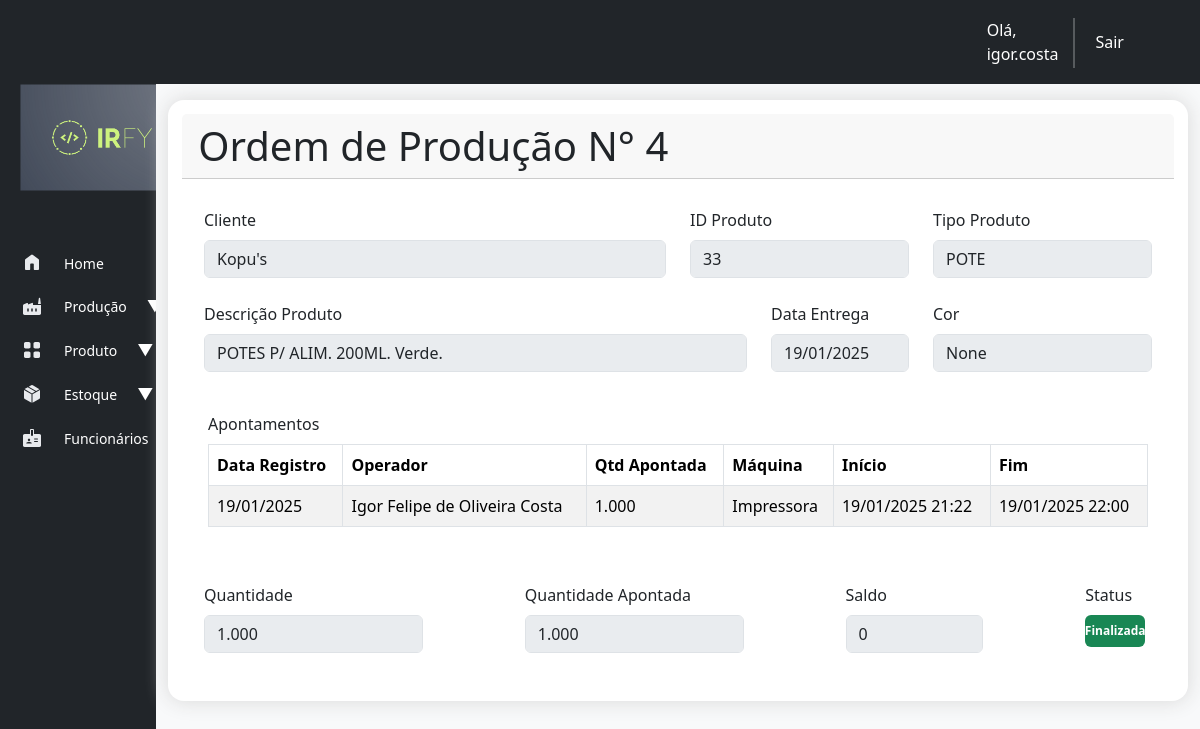
Page /producao/ordem_producao/4/ (signed in) on the committed database.
### producao/models.py (models this page shows, shortened)
class OrdemProducao(models.Model):
    STATUS_CHOICES = [
        ('pendente', 'Pendente'),
        ('em_producao', 'Em Produção'),
        ('finalizada', 'Finalizada'),
    ]
    produto = models.ForeignKey(Produto, on_delete=models.CASCADE)
    quantidade = models.FloatField()
    quantidade_produzida = models.FloatField(default=0)
    saldo_op = models.FloatField(blank=True, null=True)
    data_criacao = models.DateTimeField(auto_now_add=True)
    data_previsao = models.DateField()
    status = models.CharField(max_length=20, choices=STATUS_CHOICES, default='pendente')
    is_estoque = models.BooleanField(default=0)
    data_fabricacao = models.DateField(null=True)
    lote = models.CharField(max_length=10, null=True)
    class Meta:
        verbose_name_plural = 'ordens_de_producao'

class ApontamentoProducao(models.Model):
    ordem_producao = models.ForeignKey(OrdemProducao, on_delete=models.CASCADE)
    quantidade_produzida = models.IntegerField()
    maquina = models.ForeignKey(Maquina, on_delete=models.CASCADE)
    funcionario_apontamento = models.ForeignKey(Funcionario, on_delete=models.CASCADE, default=1)
    inicio_producao = models.DateTimeField()
    fim_producao = models.DateTimeField()
    data_input_apontamento = models.DateTimeField(auto_now_add=True)
    class Meta:
        verbose_name_plural = 'Apontamentos'

class Maquina(models.Model):
    STATUS_CHOICES = [
        ('ativo', 'Ativo'),
        ('inativo', 'Inativo'),
    ]
    nome = models.CharField(max_length=255)
    codigo = models.CharField(max_length=50, unique=True)
    observacao = models.CharField(max_length=300, blank=True, null=True)
    capacidade_producao = models.DecimalField(max_digits=10, decimal_places=2)
    em_manutencao = models.BooleanField(default=False)
    status = models.CharField(max_length=7, choices=STATUS_CHOICES, default="ativo")
    date_added = models.DateTimeField(auto_now_add=True)
    def __str__(self):
        return self.nome

### cadastro/models.py (models this page shows)
class Produto(models.Model):
    TIPO_PRODUTO = [
        ('TAMPA', 'Tampa'),
        ('COPO', 'Copo'),
        ('POTE', 'Pote'),
        ('BANDEJA', 'Bandeja'),
        ('PRATO', 'Prato'),
        ('KIT POTE', 'Kit Pote'),
    ]
    STATUS_PRODUTO = [
        ('ativo', 'Ativo'),
        ('inativo', 'Inativo'),
    ]
    cliente = models.ForeignKey(Cliente, on_delete=models.CASCADE)
    tipo = models.CharField(max_length=10, choices=TIPO_PRODUTO, null=True)
    codigo = models.CharField(max_length=50, unique=True)
    descricao = models.TextField(blank=True, null=True)
    material = models.CharField(max_length=100, null=True, blank=True)
    peso = models.DecimalField(max_digits=10, decimal_places=2, null=True)
    volume = models.IntegerField(null=True)
    cor = models.CharField(max_length=50, null=True, blank=True)
    status = models.CharField(max_length=7, choices=STATUS_PRODUTO, default="ativo", null=True)
    def __str__(self):
        return self.codigo

class Cliente(models.Model):
    TIPOS_CLIENTE = [
        ('pf', 'Pessoa Física'),
        ('pj', 'Pessoa Jurídica'),
    ]
    nome_cliente = models.CharField(max_length=255)
    tipo_cliente = models.CharField(max_length=2, choices=TIPOS_CLIENTE, default='pf')
    cpf_cnpj = models.CharField(max_length=18, unique=True)
    email = models.EmailField(max_length=254)
    telefone = models.CharField(max_length=20, blank=True, null=True)
    endereco = models.TextField()
    data_cadastro = models.DateTimeField(auto_now_add=True)
    def __str__(self):
        return self.nome_cliente

class Funcionario(models.Model):
    STATUS_CHOICES = [
        ('ativo', 'Ativo'),        ('inativo', 'Inativo'),
    ]
    nome_funcionario = models.CharField(max_length=100)
    matricula_funcionario = models.CharField(max_length=5, unique=True)
    status = models.CharField(max_length=7, choices=STATUS_CHOICES, default="ativo")
    created_at = models.DateField(auto_now_add=True)
    def __str__(self):
        return self.nome_funcionario

### producao/views.py (the view)
# urls.py: path('ordem_producao/<ordem_producao_id>/', views.ordem_de_producao, name='ordem_producao'),
@login_required
def ordem_de_producao(request, ordem_producao_id):
    ordem_producao = OrdemProducao.objects.get(id=ordem_producao_id)
    apontamentos = ApontamentoProducao.objects.filter(ordem_producao=ordem_producao)
    context = {'ordem_producao': ordem_producao, 'apontamentos': apontamentos}
    return render(request, 'producao/ordem_producao.html', context)

### producao/templates/producao/ordem_producao.html (shortened to what this page needs)
{% extends "base.html" %}
{% load humanize %}
{% load django_bootstrap5 %}
{% block header %}
    <div class="card-header d-flex justify-content-between">
      <div>
          <h2 class="display-6 mb-0">Ordem de Produção N° <strong>{{ ordem_producao.id }}</strong></h2>
      </div>
  </div>
{% endblock header %}
{% block content %}
    <div class="container">
        <div class="row">
            <div class="col-md-6 mb-4">
                <label for="disabledTextInput" class="form-label">Cliente</label>
                <input disabled type="text" id="disabledTextInput" class="form-control form-control" value="{{ ordem_producao.produto.cliente }}">
            </div>
            <div class="col-md-3 mb-4">
                <label for="disabledTextInput" class="form-label">ID Produto</label>
                <input disabled type="text" id="disabledTextInput" class="form-control form-control" value="{{ ordem_producao.produto }}">
            </div>
            <div class="col-md-3 mb-4">
                <label for="disabledTextInput" class="form-label">Tipo Produto</label>
                <input disabled type="text" id="disabledTextInput" class="form-control form-control" value="{{ ordem_producao.produto.tipo }}">
            </div>
        </div>
        <div class="row">
            <div class="col-md-7 mb-4">
                <label for="disabledTextInput" class="form-label">Descrição Produto</label>
                <input disabled type="text" id="disabledTextInput" class="form-control form-control" value="{{ ordem_producao.produto.descricao }}">
            </div>
            <div class="col-md-2 mb-4">
                <label for="disabledTextInput" class="form-label">Data Entrega</label>
                <input disabled type="text" id="disabledTextInput" class="form-control form-control" value="{{ ordem_producao.data_previsao | date:'d/m/Y' }}">
            </div>
            <div class="col-md-3 mb-4">
                <label for="disabledTextInput" class="form-label">Cor</label>
                <input disabled type="text" id="disabledTextInput" class="form-control form-control" value="{{ ordem_producao.produto.cor }}">
            </div>
        </div>
        <div class="row">
            <div class="col-md-12 mb-4 p-3">
                <label class="form-label">Apontamentos</label>
                <table class="table table-bordered table-striped">
                    <thead>
                        <tr>
                            <th>Data Registro</th>
                            <th>Operador</th>
                            <th>Qtd Apontada</th>
                            <th>Máquina</th>
                            <th>Início</th>
                            <th>Fim</th>
                        </tr>
                    </thead>
                    <tbody>
                        {% for apontamento in apontamentos %}
                        <tr>
                            <td> {{ apontamento.data_input_apontamento | date:'d/m/Y' }} </td>
                            <td> {{ apontamento.funcionario_apontamento }} </td>
                            <td> {{ apontamento.quantidade_produzida | intcomma }} </td>
                            <td> {{ apontamento.maquina }} </td>
                            <td> {{ apontamento.inicio_producao | date:'d/m/Y H:s' }} </td>
                            <td> {{ apontamento.fim_producao | date:'d/m/Y H:s' }} </td>
                        </tr>
                        {% empty %}
                        <tr>
                            <td colspan="5">Nenhum apontamento encontrado.</td>
                        </tr>
                        {% endfor %}
                    </tbody>
                </table>
            </div>
        </div>
        <div class="row">
            <div class="col-md-3 mb-4">
                <label for="disabledTextInput" class="form-label">Quantidade</label>
                <input disabled type="text" id="disabledTextInput" class="form-control form-control" value="{{ ordem_producao.quantidade|floatformat:0|intcomma }}">
            </div>
            <div class="col-md-3 mb-4" style="margin-left: 8%;">
                <label for="disabledTextInput" class="form-label">Quantidade Apontada</label>
                <input disabled type="text" id="disabledTextInput" class="form-control form-control" value="{{ ordem_producao.quantidade_produzida|floatformat:0|intcomma }}">
            </div>
            <div class="col-md-2 mb-4" style="margin-left: 8%;">
                <label for="disabledTextInput" class="form-label">Saldo</label>
                <input disabled type="text" id="disabledTextInput" class="form-control form-control" value="{{ ordem_producao.saldo_op|floatformat:0|intcomma }}">
            </div>
            <div class="col-md-1 mb-4" style="margin-left: 8%;">
                <label for="disabledTextInput" class="form-label">Status</label>
                {% if ordem_producao.status == "em_producao"%}
                <td><span class="badge text-bg-primary d-flex align-items-center justify-content-center"
                        style="height: 45%; width: 105%;">{{ ordem_producao.get_status_display }}</span></td>
                {% elif ordem_producao.status == "pendente" %}
                <td> <span class="badge text-bg-warning d-flex align-items-center justify-content-center"
                        style="height: 45%; width: 105%;">{{ ordem_producao.get_status_display }}</span></td>
                {% else %}
                <td> <span class="badge text-bg-success d-flex align-items-center justify-content-center"
                        style="height: 45%; width: 105%;">{{ ordem_producao.get_status_display }}</span></td>
                {% endif %}
            </div>
        </div>
    </div>
{% endblock content %}

### templates/base.html (shortened to what this page needs)
{% load django_bootstrap5 %}
<!DOCTYPE html>
<html lang="pt-br">
<head>
  {% bootstrap_css %}
  {% load static %}
  <link rel="stylesheet" href="{% static 'style/base.css' %}">
</head>
<body>
  <nav class="navbar navbar-expand-lg bg-dark">
    <div class="container-fluid">
      <div class="d-flex">
        {% if user.is_authenticated %}
          <p class="nav-link text-white mb-0" aria-current="page" style="margin-right: -3%;">Olá, {{ user.username }}</p>
          <div class="vr text-light" style=" margin-top: 10px; width: 7px; height: 50px;"></div>
          <a class="nav-link active" aria-current="page" href="{% url 'logout' %}">Sair</a>
        {% endif %}
      </div>
    </div>
  </nav>
  <div class="container-fluid">
    <div class="row flex-nowrap">
      <div class="col-auto col-md-1 col-xl-1 bg-dark backSidebar">
        <div class="d-flex flex-column align-items-start min-vh-100">
          <div class="sidebar">
            <img class="logo-irfy rounded img-fluid" src="{% static 'core/logo-irfy2.png' %}">
            <nav class="nav flex-column">
              <a class="nav-link" href="{% url 'index' %}">
                <span class="spanIcon"><img class="sideIcon" src="{% static 'icons/home.svg' %}"></span>
                <span class="description">Home</span>
              </a>
              <a class="nav-link" href="#" data-bs-toggle="collapse" data-bs-target="#submenuProducao"
                aria-expanded="false" aria-controls="submenuProducao">
                <span class="spanIcon"><img class="sideIcon" src="{% static 'icons/factory.svg' %}"></span>
                <span class="description">Produção</span>
                <span class="arrow">▼</span>
              </a>
              <a class="nav-link" href="#" data-bs-toggle="collapse" data-bs-target="#submenuProduto"
                aria-expanded="false" aria-controls="submenuProduto">
                <span class="spanIcon"><img class="sideIcon" src="{% static 'icons/product.svg' %}"></span>
                <span class="description">Produto</span>
                <span class="arrow">▼</span>
              </a>
              <a class="nav-link" href="#" data-bs-toggle="collapse" data-bs-target="#submenuEstoque"
                aria-expanded="false" aria-controls="submenuEstoque">
                <span class="spanIcon"><img class="sideIcon" src="{% static 'icons/package.svg' %}"></span>
                <span class="description">Estoque</span>
                <span class="arrow">▼</span>
              </a>
              <a class="nav-link" href="#" data-bs-toggle="collapse" data-bs-target="#submenuFuncionarios"
                aria-expanded="false" aria-controls="submenuFuncionarios">
                <span class="spanIcon"><img class="sideIcon" src="{% static 'icons/employees.svg' %}"></span>
                <span class="description">Funcionários</span>
                <span class="arrow">▼</span>
              </a>
            </nav>
          </div>
        </div>
      </div>
      <div class="col py-3 bg-light">
        <div class="container bg-white rounded-4 p-4 " style="box-shadow: 0px 0px 20px 1px #dbdbdb;">
          <div class="card card-header-actions" style="margin: -2%; margin-bottom: 2%; height: 10%; background-color: white; border: none; padding: 1%;">{% block header %}{% endblock header %}</div>
          <div>{% block content %} {% endblock content %}</div>
        </div>
      </div>
    </div>
  </div>
</body>
</html>

### static/style/base.css (style rules this page uses)
.backSidebar { width: 13%; padding: 0%; }
.nav-link { width: 100%; display: flex; align-items: center; gap: 20px; padding: 10px 20px; color: white; }
.description { font-size: 14px; }
.logo-irfy { width: 100%; padding: 10%; margin-bottom: 15%; margin-top: -10%; }
.sideIcon { padding: 0; margin: 0; }
.spanIcon { margin-top: -2%; }

### rows in the picture
OrdemProducao: id "4", produto.cliente "Kopu's", produto "33", produto.tipo "POTE", produto.descricao "POTES P/ ALIM. 200ML. Verde.", data_previsao "19/01/2025", produto.cor "None", quantidade "1.000", quantidade_produzida "1.000", saldo_op "0", status "Finalizada"
ApontamentoProducao: data_input_apontamento "19/01/2025", funcionario_apontamento "Igor Felipe de Oliveira Costa", quantidade_produzida "1.000", maquina "Impressora", inicio_producao "19/01/2025 21:22", fim_producao "19/01/2025 22:00"

### other values in the picture
{{ user.username }} "igor.costa"
